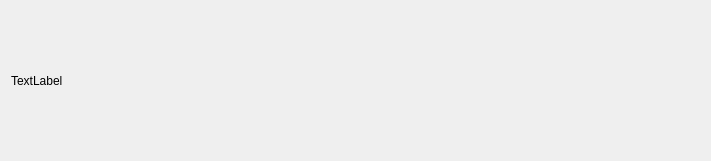
<?xml version="1.0" encoding="UTF-8"?>
<ui version="4.0">
 <class>Widget</class>
 <widget class="QWidget" name="Widget">
  <property name="geometry">
   <rect>
    <x>0</x>
    <y>0</y>
    <width>711</width>
    <height>161</height>
   </rect>
  </property>
  <property name="windowTitle">
   <string>Widget</string>
  </property>
  <layout class="QVBoxLayout" name="verticalLayout">
   <item>
    <widget class="QLabel" name="label">
     <property name="text">
      <string>TextLabel</string>
     </property>
    </widget>
   </item>
  </layout>
 </widget>
 <layoutdefault spacing="6" margin="11"/>
 <resources/>
 <connections/>
</ui>
